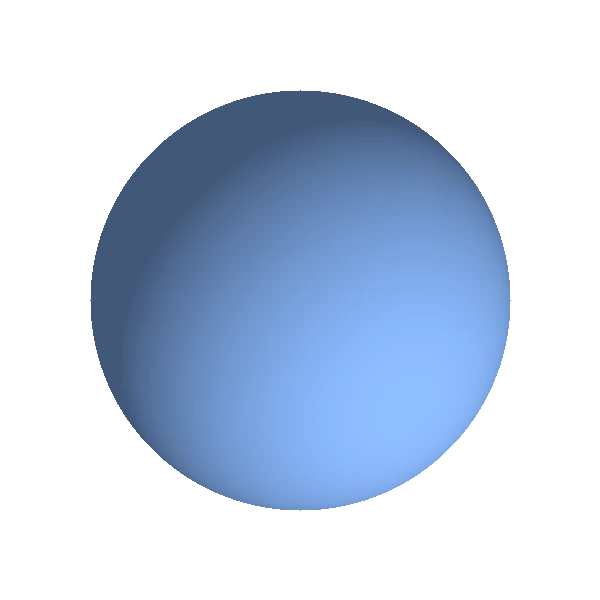
#> input picture docs/assets/planets/51_pegasi_b.webp, 600 x 600 px
$ python -i sync_images.py   (imports and definitions only)
#> lines starting #> are read from the running program, lines starting #| are printed output that depends on the picture
#!/usr/bin/env python3
"""sync_images.py — 通用图片编排（AI 编排层的出图入口）。

给定 astro.json，按 category 路由到对应生成器，保证每个对象都有贴图。

出图优先级（2026-10-26 用户拍板）：
  1) image_locked=True 的（NASA 真图手动锁定）→ 不动，绝不覆盖
  2) 否则优先用【豆包 AI 生成】（127.0.0.1:9090, model=doubao-image）
       - 豆包实测只输出 RGB（background:"transparent" 也不支持），无透明通道 → 固态球类抠圆不可省
       - 固态球类(planet/dwarf_planet/moon/asteroid/comet)：生成「干净黑底居中正圆球」→ 以球体中心切几何正圆规整为 r=210
         （2026-10-26 默认裁法：提示词已约束正方形+球体居中，故默认中心切、不做迭代 trim/椭圆归一；
          出图后自检轮廓，不合格自动回退程序化）；不规则真实天体走 nasa_image 的 irregular 轮廓模式
       - 大尺度(nebula/galaxy/cluster/structure)：生成「深空占位图」→ 全幅缩放+边缘渐隐
  3) 豆包不可用/失败 → 回退【程序化兜底】（gen_solid_body / gen_bigscale_image.py）
  4) 恒星：复用 build_star_images.py（按 subtype→9 类套 AI 模板，不走豆包单张生成）

约定（与全站贴图体系一致）：600×600，本体盘占画布 70%（r=210），边缘平滑，圆外全透明，无光晕。

用法：
  python scripts/sync_images.py            # 补齐所有未锁定贴图
  python scripts/sync_images.py --ids a,b  # 只处理指定 id
  python scripts/sync_images.py --force    # 强制重制（含已存在的非锁定图）
  python scripts/sync_images.py --no-gen-star   # 跳过恒星（恒星已齐，省时）
"""
import argparse
import base64
import json
import subprocess
import sys
import tempfile
import urllib.request
from pathlib import Path

import numpy as np
from PIL import Image, ImageFilter

ROOT = Path(__file__).resolve().parent.parent
ASTRO = ROOT / "docs" / "data" / "astro.json"
PLANET_DIR = ROOT / "docs" / "assets" / "planets"
SIZE, R_BODY = 600, 210.0
PY = "C:/Users/99432/.workbuddy/binaries/python/envs/default/Scripts/python.exe"

DOUBAO_BASE = "http://127.0.0.1:9090/v1"
# 豆包生图强制约束（复用恒星模板同款规则）：单圆/干净黑底/无轮廓外延
CIRCLE_RULE = (
    "严格要求：画面中只有一个光滑的几何圆形天体，圆盘外边界必须绝对平滑完整，"
    "天体直径约占整个画面的75%，精确位于画面正中央；"
    "禁止任何光晕外溢、辉光、不规则形状或延伸到圆形之外的物体，圆形之外必须是纯黑；"
    "不要文字、不要标签、不要水印、不要任何其他物体。"
)

SOLID_CATS = {"planet", "dwarf_planet", "moon", "asteroid", "comet"}
BIGSCALE_CATS = {"black_hole", "nebula", "galaxy", "cluster", "structure"}

# 固态天体兜底配色（RGB）：按类别给一个朴素但可信的球体色，避免千篇一律
SOLID_TINT = {
    "planet": (120, 160, 220),       # 偏蓝（类地/气态通用底）
    "dwarf_planet": (200, 180, 150),  # 偏暖灰（冥王星/谷神星系）
    "moon": (170, 170, 175),          # 灰白（卫星/月球）
    "asteroid": (150, 130, 110),      # 棕灰（岩石小天体）
    "comet": (180, 200, 210),         # 冷灰蓝（冰核）
}

# 豆包生图提示词的描述段（决定外观，黑底约束由 CIRCLE_RULE 统一追加）
SOLID_DESC = {
    "planet": "a realistic spherical planet with visible surface detail (continents, clouds, or banded atmosphere)",
    "dwarf_planet": "a realistic spherical dwarf planet with neutral icy grayish surface and faint craters",
    "moon": "a realistic spherical moon with gray cratered surface",
    "asteroid": "a roughly round rocky asteroid with crater texture",
    "comet": "a realistic icy comet nucleus with a faint tail glow",
}
BIG_DESC = {
    "nebula": "a colorful cosmic nebula with glowing gas clouds and scattered stars",
    "galaxy": "a spiral galaxy with bright core and faint spiral arms, scattered stars",
    "cluster": "a dense globular star cluster full of stars on black background",
    "structure": "a large-scale cosmic web / filament of galaxies on black background",
    "black_hole": "a black sphere representing an event horizon with a thin glowing accretion ring",
}


# ---------------------------------------------------------------- 工具
def smoothstep(x, lo, hi):
    t = np.clip((x - lo) / (hi - lo), 0.0, 1.0)
    return t * t * (3 - 2 * t)


# [45 lines left out: functions body_alpha, set_image_meta, doubao_generate_image, not called in this run]


# ---------------------------------------------------------------- 裁剪：固态圆
def _bg_level(lum):
    """背景亮度估计：四角 10% 区域中位数（豆包水印固定在右下一角，中位数稳健）。"""
    H, W = lum.shape
    k = max(8, min(H, W) // 10)
    corners = np.concatenate([lum[:k, :k].ravel(), lum[:k, -k:].ravel(),
                              lum[-k:, :k].ravel(), lum[-k:, -k:].ravel()])
    return float(np.median(corners))


def _ray_circle_fit(lum, n_rays=360, r_min_frac=0.12, r_max_frac=0.46):
    """从图心向外射 n_rays 条射线，沿每条找【最外侧陡峭负梯度】作为球缘点，
    以边缘点到图心的距离的稳健统计给出球半径 R，返回 (R, n_used)。

    【圆心 = 图心】是设计决策而非偷懒：提示词合同保证「球体居中」，豆包实测
    也确实基本居中（智神星图真球心距图心仅 ~2%）；而暗面与背景亮度无法区分
    （智神星实测：背景 4~7、球暗面 12~27），边缘点只能覆盖亮侧约半圈弧段，
    对这段弧做自由圆拟合存在经典的部分圆弧退化（半径换圆心沿弧平分线滑动，
    实测拟出 R=602/球心偏 8% 的错误圆），不可用。故圆心信图心，射线只用于：
      a) 估计半径 R（边缘点到图心距离的中位数，对弧段覆盖不全稳健）；
      b) 验证图上确实存在一个边缘一致的球（点数/离散度门槛），否则回退。

    为什么用「陡峭负梯度」而非「亮过再落入背景」：亮侧球缘外常有【辉光】
    （缓变、可延伸数十~上百 px），「落入背景」会落到辉光尽头，把边缘点推到
    球外。真实临边是【锐利过渡】，故以「8px 窗口负梯度超过陡降阈值 + 内侧
    显著亮于外侧」判定球缘；从外向内取第一条陡降，球内纹理在其内侧不会被
    误取。暗面缓变无陡降 → 该侧无边缘点、被自然跳过。
    边缘点太少 / 离散度过大（不是居中球）返回 None。
    """
    H, W = lum.shape
    bg = _bg_level(lum)
    hi = float(np.percentile(lum, 99.5))
    g_thresh = -max(8.0, 0.10 * (hi - bg))          # 陡降阈值（8px 窗口）
    d_thresh = max(10.0, 0.15 * (hi - bg))          # 内侧须比外侧亮至少这么多
    r_min, r_max = r_min_frac * min(W, H), r_max_frac * min(W, H)
    half = 4                                        # 梯度半窗
    ds = []                                         # 边缘点到图心的距离
    for th in np.linspace(0, 2 * np.pi, n_rays, endpoint=False):
        ux, uy = float(np.cos(th)), float(np.sin(th))
        rs = np.arange(r_min, r_max, 1.0)
        xs = np.clip(np.round(W / 2 - 0.5 + rs * ux).astype(int), 0, W - 1)
        ys = np.clip(np.round(H / 2 - 0.5 + rs * uy).astype(int), 0, H - 1)
        vals = lum[ys, xs]
        if len(vals) < 4 * half + 2:
            continue
        edge = None
        # 从外向内扫：第一条满足「陡降 + 内亮外暗」的位置即球缘
        for i in range(len(vals) - 1, 2 * half, -1):
            g = vals[i] - vals[i - 2 * half]
            if g > g_thresh:
                continue
            inner = vals[max(0, i - 2 * half):i - half].mean()
            outer = vals[i + half:i + 2 * half].mean()
            if inner - outer > d_thresh:
                edge = i - half
                break
        if edge is not None:
            ds.append(float(rs[edge]))
    if len(ds) < 50:                                # 边缘点太少（球太暗/太怪）
        return None
    d = np.asarray(ds)
    med = float(np.median(d))
    # 一轮离群剔除（水印残边/偶发噪点），再检验离散度：真实居中球的
    # 边缘距离应集中在 ±6% 内（覆盖弧段上 c·u 投影的变化远小于此）
    keep = np.abs(d - med) <= 0.06 * med
    if int(keep.sum()) < 50:
        return None
    d = d[keep]
    med = float(np.median(d))
    if float(np.abs(d - med).max()) > 0.10 * med:   # 离散度过大：非居中规整球
        return None
    return med, int(len(d))


def crop_to_circle(src_path, out_path, target_r=R_BODY):
    """AI 球体默认裁圆：图心为球心（提示词合同）+ 射线陡降临边估半径，切几何正圆。

    这是固态球类（planet/dwarf_planet/moon/asteroid/comet）豆包图的【默认】裁法。
    提示词已约束「正方形 + 球体居中」，圆心直接取图心；半径用 _ray_circle_fit
    （陡降临边点到图心距离的中位数，对强明暗/辉光/水印免疫，智神星实例）：
      1) 抑噪平滑；置零右下角固定水印区（「豆包AI生成」，位置固定）；
      2) 从图心射 360 条射线找陡降边缘点 → 中位数距离为半径 R；
      3) 裁以图心为中心的 2R 方块 → 缩放到 420（r=210）→ 贴入 600 画布中心；
      4) 几何正圆 alpha（抗锯齿）输出，盘内纹理保留，圆外全透明，必过自检。
    失败（无边缘点/边缘离散度过大/半径越界）返回 False，由调用方回退
    程序化兜底。不规则真实天体（小行星/彗星土豆形）不走此函数，
    走 nasa_image 的 irregular 轮廓模式。
    """
#> called with src_path = '../docs/assets/planets/51_pegasi_b.webp', out_path = 'out.png', target_r = 210
    im = Image.open(src_path).convert("RGBA")
#> im is the input picture: PIL image 600x600 RGBA; mean R, G, B, A 42, 55.6, 75.7, 98.1
    W, H = im.size
#> W = 600; H = 600
    m = min(W, H)
#> m = 600
    # 轻度平滑抑 JPEG 噪声，让背景噪声梯度远低于陡降阈值
    blur_r = max(2.0, m / 400.0)
#> blur_r = 2
    g_im = im.convert("L").filter(ImageFilter.GaussianBlur(blur_r))
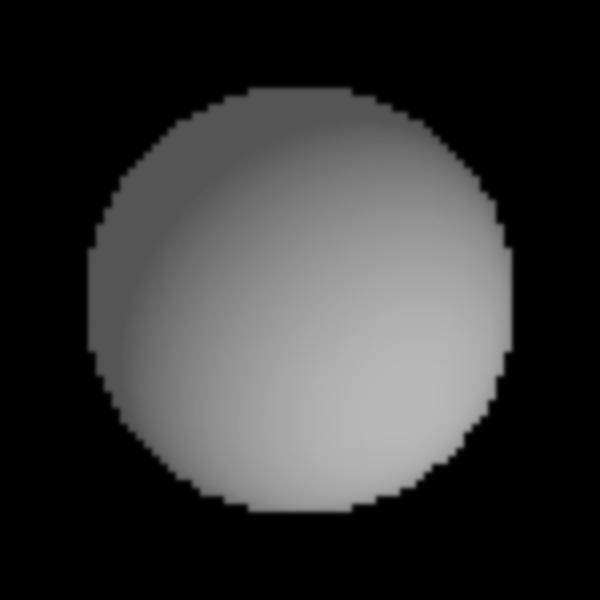
#> g_im: PIL image 600x600 L; min 0, max 184, mean 53.8
    lum_s = np.asarray(g_im).astype(np.float32)
    # 豆包水印固定在右下角：预先置零，防止其锐利文字边缘被当成球缘
    wm = lum_s[int(H * 0.92):, int(W * 0.70):]
#> wm: shape (48, 180) float32; every value is 0
    wm[:] = 0.0
    fit = _ray_circle_fit(lum_s)
#> in _bg_level, `corners = np.concatenate([lum[:k, :k].ravel(), lum[:k, -k:].ravel(), l..`: corners = 14400 values from 0 to 0
#> in _ray_circle_fit, `bg = _bg_level(lum)`: bg = 0
#> in _ray_circle_fit, `hi = float(np.percentile(lum, 99.5))`: hi = 184
#> in _ray_circle_fit, `g_thresh = -max(8.0, 0.10 * (hi - bg))`: g_thresh = -18.4
#> in _ray_circle_fit, `d_thresh = max(10.0, 0.15 * (hi - bg))`: d_thresh = 27.6
#> after the loop in _ray_circle_fit, `for th in np.linspace(0, 2 * np.pi, n_rays, endpoint=False):`: ds = 360 values, max 224 at index 42, min 214 at index 135, mean 217.9
#> in _ray_circle_fit, `d = np.asarray(ds)`: d has the same summary as ds
#> in _ray_circle_fit, `med = float(np.median(d))`: med = 218
#> fit = (218, 360)
    if fit is None:
        return False
    R, n_used = fit
#> R = 218; n_used = 360
    if not (0.15 * m <= R <= 0.42 * m):             # 盘太小/太大都异常（太大可能伸入水印区）
        return False
    # 以图心为球心裁 2R 方块 → 缩放到 420（r=210）→ 贴上 600 画布中心
    cx, cy = W / 2.0, H / 2.0
#> cx = 300; cy = 300
    left = int(round(cx - R))
#> left = 82
    top = int(round(cy - R))
#> top = 82
    side = int(round(2 * R))
#> side = 436
    sq = im.crop((left, top, left + side, top + side)).resize(
        (int(2 * target_r), int(2 * target_r)), Image.LANCZOS)
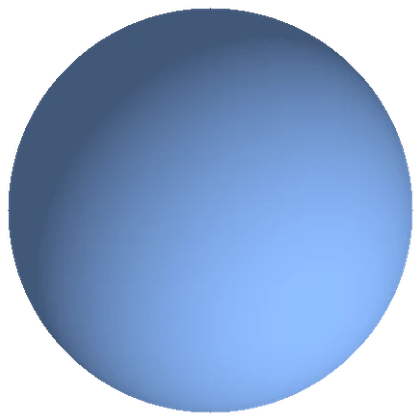
#> sq: PIL image 420x420 RGBA; mean R, G, B, A 77.4, 103.4, 141.6, 185.8; transparent parts drawn white
    canvas = Image.new("RGBA", (SIZE, SIZE), (0, 0, 0, 0))
#> canvas: PIL image 600x600 RGBA; every value is 0
    canvas.paste(sq, (int(SIZE / 2 - target_r), int(SIZE / 2 - target_r)))
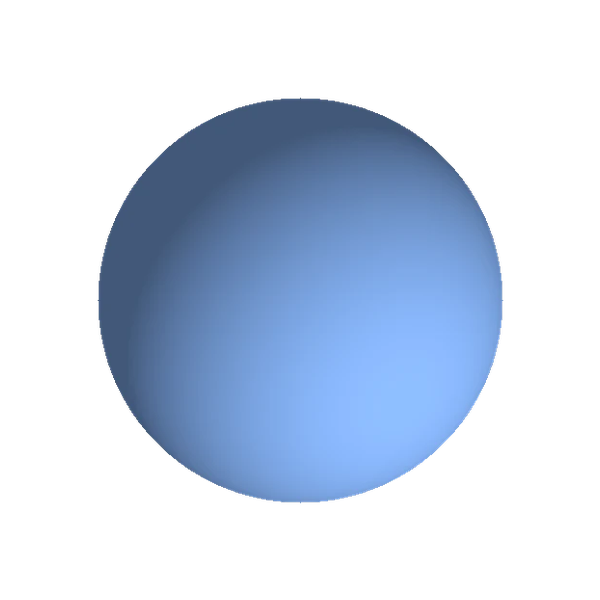
#> canvas: PIL image 600x600 RGBA; mean R, G, B, A 37.9, 50.7, 69.4, 91; transparent parts drawn white
    arr = np.asarray(canvas).astype(np.float32)
    # 几何正圆 alpha（抗锯齿边 ~4px），强制干净圆形轮廓，必过自检
    yy, xx = np.mgrid[0:SIZE, 0:SIZE].astype(np.float32)
    r2 = np.sqrt((xx - SIZE / 2 + 0.5) ** 2 + (yy - SIZE / 2 + 0.5) ** 2)
    alpha = 255.0 * smoothstep(target_r + 2.0 - r2, -2.0, 4.0)
    out = np.zeros((SIZE, SIZE, 4), dtype=np.uint8)
    out[..., :3] = np.clip(arr[..., :3], 0, 255).astype(np.uint8)
    out[..., 3] = np.clip(alpha, 0, 255).astype(np.uint8)
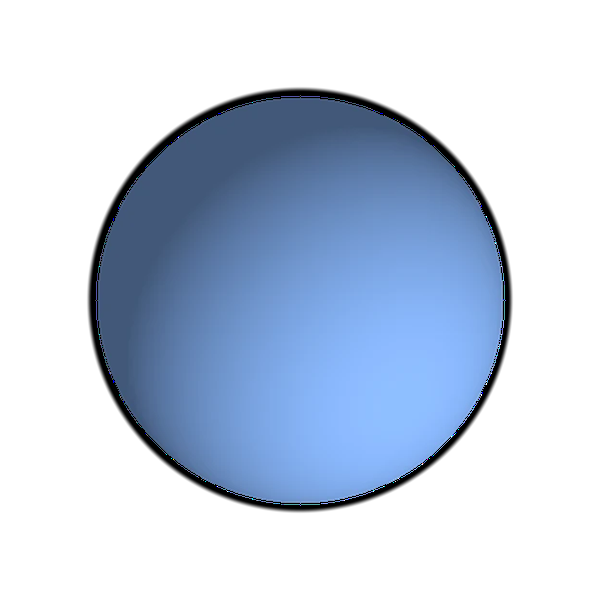
#> out: shape (600, 600, 4); mean R, G, B, A 37.9, 50.7, 69.4, 99.1; transparent parts drawn white
    out[alpha < 1, :3] = 0
    Image.fromarray(out, "RGBA").save(out_path, "WEBP", quality=90)
    return True


# [227 lines left out: functions _silhouette_check, frame_resize, gen_solid_body, gen_solid_doubao, gen_bigscale_doubao, gen_solid and 3 more, not called in this run]


# [2 lines not run here, left out]

>>> result = crop_to_circle('../docs/assets/planets/51_pegasi_b.webp', 'out.png')
